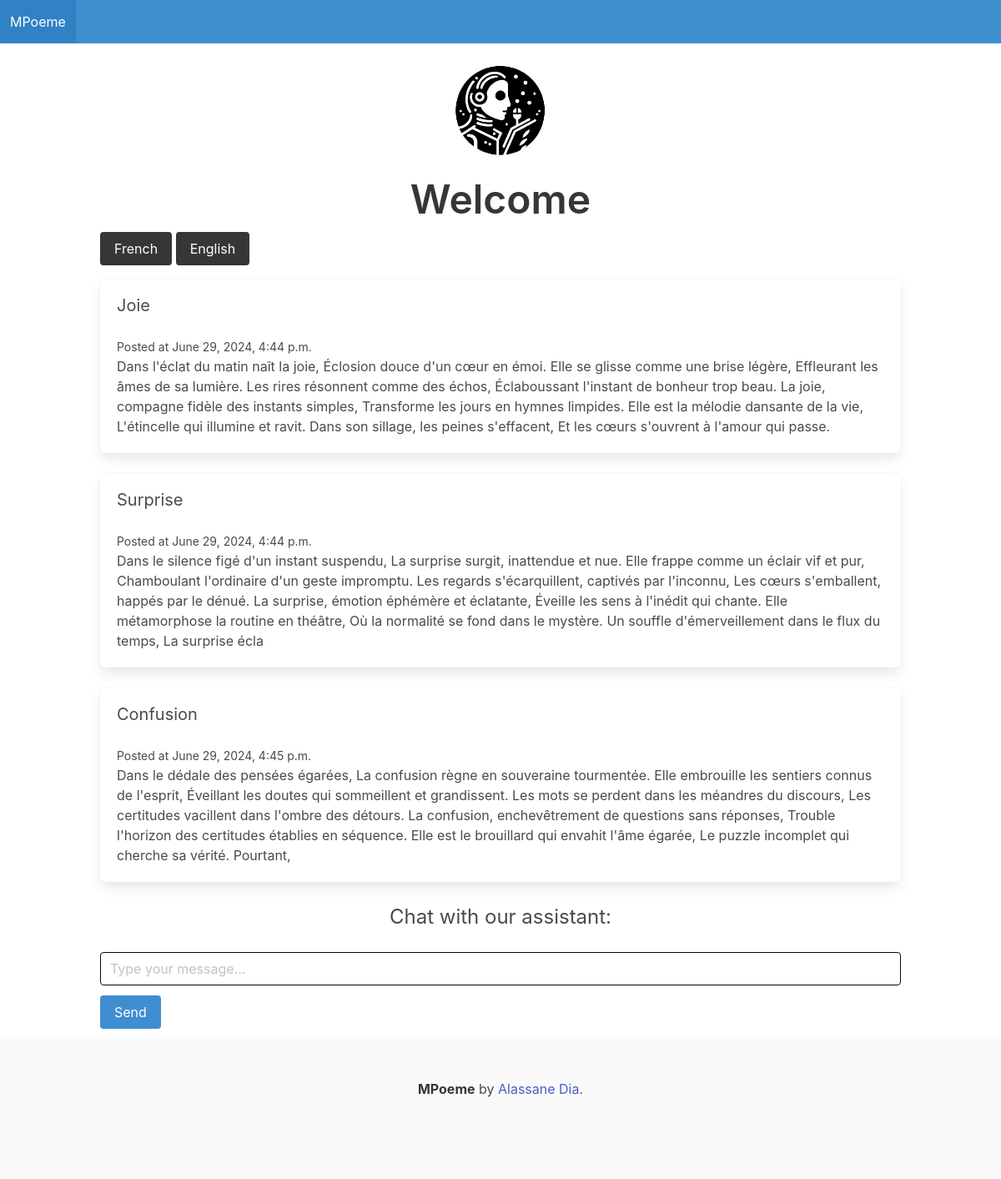
The page /en/ on the database its author committed.
### main/models.py (models this page shows)
class Post(models.Model):
    title = models.CharField(max_length=255)
    content = models.CharField(max_length=500)
    publication_date = models.DateTimeField(auto_now_add=True)

### main/views.py (the view, shortened to what this page needs)
# urls.py: path('', ExtendedFront, name='ExtendedFront'),
@csrf_exempt
def ExtendedFront(request):
    posts = Post.objects.all()
    response_text = None
    return render(request, 'main/ExtendedFront.html', {'posts': posts, 'response': response_text})

### main/templates/main/ExtendedFront.html (shortened to what this page needs)
{% extends 'main/base.html' %} {% load i18n static %} {% block content %}
<figure class="image is-128x128 container mt-4 mb-4">
  <img
    src="{% static 'images/MPoeme.png' %}"
    alt="Logo MPoeme"
    class="has-image-centered"
    style="margin: 0 auto"
  />
</figure>
<h1 class="title is-1 has-text-centered mt-3 mb-3">{% trans "Welcome" %}</h1>
<a href="/fr/" role="button" class="button is-dark">{% trans "French" %}</a>
<a href="/en/" role="button" class="button is-dark">{% trans "English" %}</a>
{% for post in posts %}
<div class="post block mt-4 box">
  <h2 class="subtitle">{{ post.title }}</h2>
  <small>{% trans "Posted at" %} {{ post.publication_date }}</small>
  <p>{{ post.content }}</p>
</div>
{% endfor %}
<div id="chatbot">
  <h3 class="breadcrumb is-large has-text-centered">
    {% trans "Chat with our assistant:" %}
  </h3>
  <form method="post" action="{% url 'ExtendedFront' %}">
    {% csrf_token %} <input type="text" name="user_input" class="input is-black"
    id="user_input" placeholder="{% trans "Type your message..." %}" />
    <button
      type="submit"
      class="buttons button is-info is-justify-content-center mt-3 mb-3"
    >
      {% trans "Send" %}
    </button>
  </form>
</div>
{% endblock %}

### main/templates/main/base.html (shortened to what this page needs)
{% load i18n static %}
<!DOCTYPE html>
<html lang="en">
  <head>
    <link
      rel="stylesheet"
      href="https://cdn.jsdelivr.net/npm/bulma@0.9.1/css/bulma.min.css"
    />
  </head>
  <body>
    <nav class="navbar is-info">
      <div class="navbar-brand">
        <a href="/" class="navbar-item">MPoeme</a>
      </div>
    </nav>
    <section>
      <div class="container">{% block content %} {% endblock %}</div>
    </section>
    <footer class="footer">
      <div class="content has-text-centered">
        <p>
          <strong>MPoeme</strong> {% trans "by" %}
          <a href="https://jgthms.com">Alassane Dia.</a>
        </p>
      </div>
    </footer>
  </body>
</html>

### rows shown on the page
Post: title "Joie", publication_date "June 29, 2024, 4:44 p.m.", content "Dans l'éclat du matin naît la joie, Éclosion douce d'un cœur en émoi. Elle se glisse comme une brise légère, Effleurant les âmes de sa lumière. Les rires résonnent comme des échos, Éclaboussant l'instant de bonheur trop beau. La joie, compagne fidèle des instants simples, Transforme les jours en hymnes limpides. Elle est la mélodie dansante de la vie, L'étincelle qui illumine et ravit. Dans son sillage, les peines s'effacent, Et les cœurs s'ouvrent à l'amour qui passe."
Post: title "Surprise", publication_date "June 29, 2024, 4:44 p.m.", content "Dans le silence figé d'un instant suspendu, La surprise surgit, inattendue et nue. Elle frappe comme un éclair vif et pur, Chamboulant l'ordinaire d'un geste impromptu. Les regards s'écarquillent, captivés par l'inconnu, Les cœurs s'emballent, happés par le dénué. La surprise, émotion éphémère et éclatante, Éveille les sens à l'inédit qui chante. Elle métamorphose la routine en théâtre, Où la normalité se fond dans le mystère. Un souffle d'émerveillement dans le flux du temps, La surprise écla"
Post: title "Confusion", publication_date "June 29, 2024, 4:45 p.m.", content "Dans le dédale des pensées égarées, La confusion règne en souveraine tourmentée. Elle embrouille les sentiers connus de l'esprit, Éveillant les doutes qui sommeillent et grandissent. Les mots se perdent dans les méandres du discours, Les certitudes vacillent dans l'ombre des détours. La confusion, enchevêtrement de questions sans réponses, Trouble l'horizon des certitudes établies en séquence. Elle est le brouillard qui envahit l'âme égarée, Le puzzle incomplet qui cherche sa vérité. Pourtant,"
